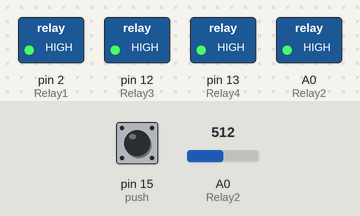
This sketch was run on a simulated Arduino Uno, built with avr-gcc and run on an emulated ATmega328P. Parts: switched loads named in the sketch (green lamp = pin HIGH). The test bench sets the inputs (shaded band); at power-on: pin 15 (push) LOW, A0 (Relay2) = 512.

Above: at 1.2 s.
1.3 s: pin 15 (push) pulled HIGH for 1 s
At 2.8 s:
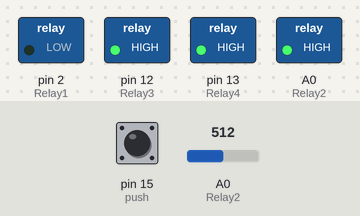
5.3 s: pin 15 (push) pulled HIGH for 3.2 s
At 11.3 s:
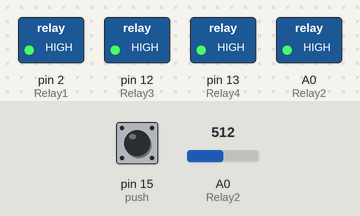
Timing chart, 0 to 12.8 s (numbered marks = the images above; inputs shaded):
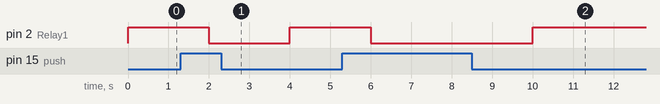

The sketch:

fix.ino
```cpp
#define Relay1    2  //D4
#define Relay2    14 //D5
#define Relay3    12 //D6
#define Relay4    13 //D7

#define push      15 //D8

int sensorValue = 0;
int deltime     = 0;

unsigned long previousMillis = 0;
unsigned long currentMillis = 0;

const long interval1 = 100;
const long interval2 = 0;

void setup() {
  pinMode(Relay1, OUTPUT);
  pinMode(Relay2, OUTPUT);
  pinMode(Relay3, OUTPUT);
  pinMode(Relay4, OUTPUT);
  pinMode(push, INPUT);

  digitalWrite(Relay1, HIGH);
  digitalWrite(Relay2, HIGH);
  digitalWrite(Relay3, HIGH);
  digitalWrite(Relay4, HIGH);
}

void loop() {
  if (millis() - previousMillis >= interval1) {
    sensorValue = analogRead(A0);
    deltime = map(sensorValue, 0, 1024, 1, 255) * 15;
    previousMillis = millis();

    if (digitalRead(push) == HIGH) {
      if (millis() - currentMillis >= deltime) {
        digitalWrite(Relay1, LOW);
        currentMillis = millis();
      }
      if (millis() - currentMillis >= deltime*2) {
        digitalWrite(Relay2, LOW);
        currentMillis = millis();
      }
      if (millis() - currentMillis >= deltime*3) {
        digitalWrite(Relay3, LOW);
        currentMillis = millis();
      }
      if (millis() - currentMillis >= deltime*4) {
        digitalWrite(Relay4, LOW);
        currentMillis = millis();
      }
    }

    if (digitalRead(push) == LOW) {
      if (millis() - currentMillis >= deltime) {
        digitalWrite(Relay1, !LOW);
        currentMillis = millis();
      }
      if (millis() - currentMillis >= deltime*2) {
        digitalWrite(Relay2, !LOW);
        currentMillis = millis();
      }
      if (millis() - currentMillis >= deltime*3) {
        digitalWrite(Relay3, !LOW);
        currentMillis = millis();
      }
      if (millis() - currentMillis >= deltime*4) {
        digitalWrite(Relay4, !LOW);
        currentMillis = millis();
      }
    }
  }
}
```

Measured:
- after the input at 1.3 s, pin 2 (Relay1): HIGH → LOW after 0.70 s, → HIGH 2.0 s later
- after the input at 5.3 s, pin 2 (Relay1): HIGH → LOW after 0.70 s, → HIGH 4.0 s later
